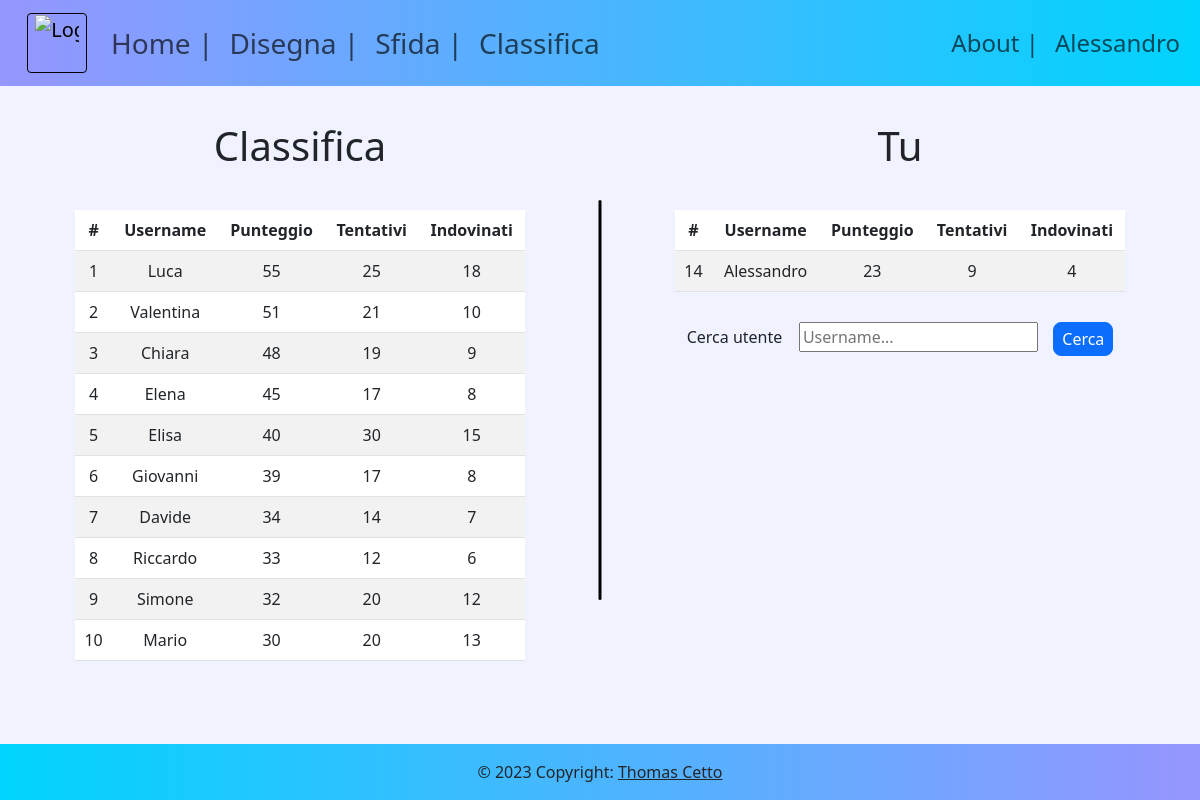
The app's page /pages/users.php (signed in) with its own data.
### tables this page shows
CREATE TABLE account
(
    username VARCHAR(20) PRIMARY KEY,
    pw       VARCHAR(40) NOT NULL,
    email    VARCHAR(30) NOT NULL,
    stats    VARCHAR(20) NOT NULL,
    FOREIGN KEY (stats) REFERENCES accountStats (username)
        ON DELETE CASCADE
        ON UPDATE CASCADE

);

CREATE TABLE accountStats
(
    username VARCHAR(20) PRIMARY KEY,
    score INT NOT NULL DEFAULT 0,
    tries   INT NOT NULL DEFAULT 0,
    guessed INT NOT NULL DEFAULT 0
);

### scripts/userFunctions.php (the view, shortened to what this page needs)
<?php
function getLeaderboard($db_conn, $howMany)
{
    $query = "
        SELECT ROW_NUMBER() OVER (ORDER BY s.score DESC) AS pos,
           a.username,
           s.score,
           s.tries,
           s.guessed
        FROM account AS a, accountStats AS s
        WHERE a.stats = s.username
        ORDER BY s.score DESC LIMIT 0, $howMany;
";
    try {
        return mysqli_query($db_conn, $query);
    } catch (Exception $e) {
        echo "Errore in getLeaderboard() " . $e->getMessage();
    }
    return null;
}
function getUserFromLeaderboard($db_conn, $username)
{
    $query = "
        SELECT pos, username, score, tries, guessed
        FROM (
            SELECT ROW_NUMBER() OVER (ORDER BY s.score DESC) AS pos,
                a.username,
                s.score,
                s.tries,
                s.guessed
            FROM account AS a, accountStats AS s
            WHERE a.stats = s.username
            ORDER BY s.score DESC
        ) as tab
        WHERE username = '" . $username . "';
    ";
    try {
        $result = mysqli_query($db_conn, $query);
        return mysqli_fetch_assoc($result);
    } catch (Exception $e) {
        echo "Errore in getUserFromLeaderboard " . $e->getMessage();
    }
    return null;
}
    ?>
    <?php
function printLeaderboard($db_conn, $howMany)
{
    ?>
    <table class="table table-striped tab mx-auto" id="gridLeft">
        <thead>
        <tr>
            <th>#</th>
            <th>Username</th>
            <th>Punteggio</th>
            <th>Tentativi</th>
            <th>Indovinati</th>
        </tr>
        </thead>
        <tbody>
        <?php
        $result = getLeaderboard($db_conn, $howMany);
        while ($row = $result->fetch_assoc()) {
            ?>
            <tr>
                <td><?php echo $row["pos"]; ?></td>
                <td><?php echo $row["username"]; ?></td>
                <td><?php echo $row["score"]; ?></td>
                <td><?php echo $row["tries"]; ?></td>
                <td><?php echo $row["guessed"]; ?></td>
            </tr>
            <?php
        }
        ?>
        </tbody>
    </table>
    <?php
}

### pages/users.php (shortened to what this page needs)
<?php
include "../scripts/db_connection.php";
include "../scripts/userFunctions.php";
$timestamp = time();
?>
    <!DOCTYPE html>
    <html lang="en">
    <head>
        <link href="https://cdn.jsdelivr.net/npm/bootstrap@5.3.0-alpha3/dist/css/bootstrap.min.css" rel="stylesheet"
>
        <link rel="stylesheet" href="/css/style.css?v=<?php echo $timestamp; ?>">
        <link rel="stylesheet" href="/css/users.css?v=<?php echo $timestamp; ?>">
    </head>
    <body>
    <?php
    include "../components/navbar.php";
    ?>
    <div id="pageContent">
        <div class="col-md-6" id="left-container">
            <h1>Classifica</h1>
            <?php printLeaderboard($db_conn, 10); ?>
        </div>
        <div class="vertical-line"></div>
        <?php
        $hasSearched = isset($_POST["username"]);
        $isLogged = isset($_SESSION["username"]);
        ?>
        <div class="col-md-6" id="right-container">
            <h1><?php echo $hasSearched ? "Risultato" : ($isLogged ? "Tu" : "Accedi per vedere la tua posizione") ?></h1>
            <table class="table table-striped tab mx-auto" id="gridRight">
                <thead>
                    <tr>
                        <th>#</th>
                        <th>Username</th>
                        <th>Punteggio</th>
                        <th>Tentativi</th>
                        <th>Indovinati</th>
                    </tr>
                </thead>
                <tbody>
                    <tr>
                        <?php
                        $nameToSearchFor = $hasSearched ? htmlspecialchars($_POST["username"]) :
                            ($isLogged ? $_SESSION["username"] : "");
                        $row = getUserFromLeaderboard($db_conn, $nameToSearchFor)
                        ?>
                        <td><?php echo $row["pos"];?></td>
                        <td><?php echo $row["username"];?></td>
                        <td><?php echo $row["score"];?></td>
                        <td><?php echo $row["tries"];?></td>
                        <td><?php echo $row["guessed"];?></td>
                    </tr>
                </tbody>
            </table>
            <div id="search-container">
                <form action="#" method="POST">
                    <label>
                        Cerca utente&nbsp&nbsp&nbsp
                        <input type="text" placeholder="Username..." name="username">
                    </label>
                    <button type="submit" id="searchButton" class="btn btn-primary border border-primary rounded-3 px-2 py-1">Cerca</button>
                </form>
            </div>
        </div>
    </div>
    <?php
    include "../components/footer.php";
    ?>
    </body>
    </html>

### css/style.css (style rules this page uses)
html { height: 100%; }
body { min-height: 100%; display: flex; flex-direction: column; }
body { background-color: #f0f3ff; }

### css/users.css (style rules this page uses)
#pageContent { width: 100%; height: 100%; display: flex; }
.tab { overflow:hidden; width: 75%; margin: 0 auto; }
th, td { text-align: center; }
#left-container { text-align: center; margin-top: 3%; }
#right-container { text-align: center; margin-top: 3%; }
#search-container { text-align: center; margin: 30px 20px 20px; }
h1 { margin-bottom: 40px; }
.vertical-line { position: absolute; left: 50%; width: 3px; top: 25%; background-color: black; border-radius: 2px; transform: translateX(-50%); z-index: 9999; height: 50%; }
#searchButton { margin-left: 2%; }

### records on screen
account: pos "1", username "Luca", stats.score "55", stats.tries "25", stats.guessed "18"
account: pos "2", username "Valentina", stats.score "51", stats.tries "21", stats.guessed "10"
account: pos "3", username "Chiara", stats.score "48", stats.tries "19", stats.guessed "9"
account: pos "4", username "Elena", stats.score "45", stats.tries "17", stats.guessed "8"
account: pos "5", username "Elisa", stats.score "40", stats.tries "30", stats.guessed "15"
account: pos "6", username "Giovanni", stats.score "39", stats.tries "17", stats.guessed "8"
account: pos "7", username "Davide", stats.score "34", stats.tries "14", stats.guessed "7"
account: pos "8", username "Riccardo", stats.score "33", stats.tries "12", stats.guessed "6"
account: pos "9", username "Simone", stats.score "32", stats.tries "20", stats.guessed "12"
account: pos "10", username "Mario", stats.score "30", stats.tries "20", stats.guessed "13"
account: username "Alessandro"

### other values on screen
$_SESSION["username"] "Alessandro"
$row["pos"] "14"
$row["score"] "23"
$row["tries"] "9"
$row["guessed"] "4"
